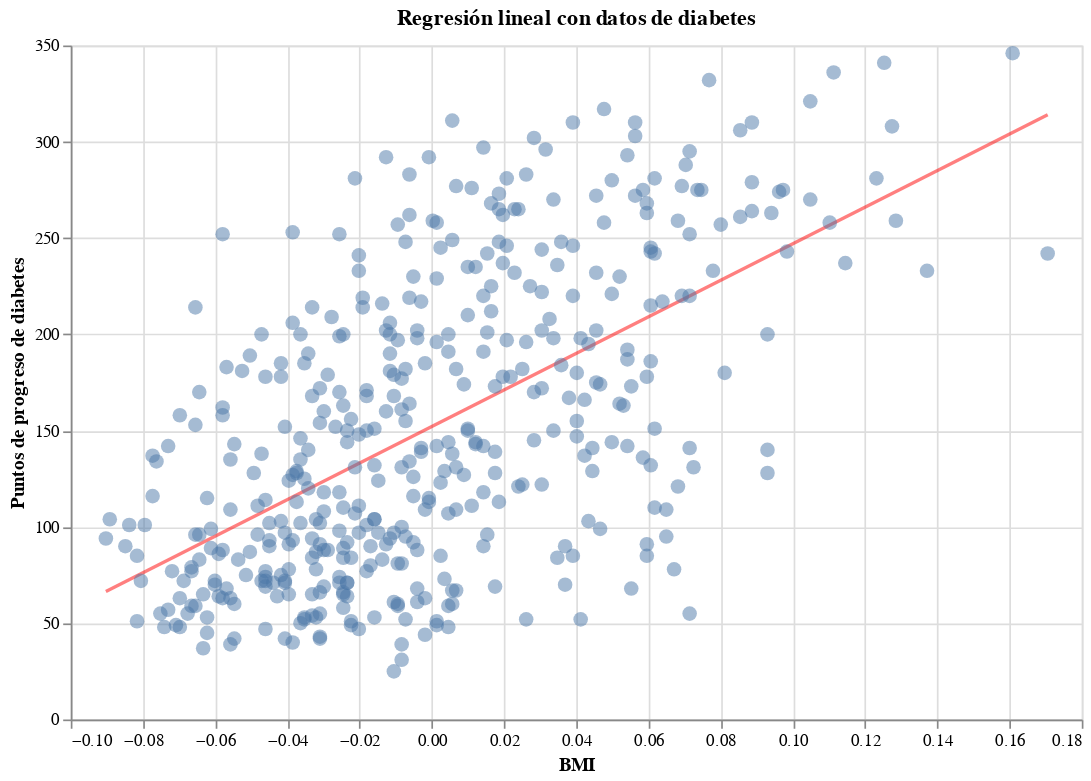

Notebook cell for this chart:
### Code cell
points = alt.Chart(diabetes_df).mark_circle(size=75, opacity=0.5).encode(
    x="bmi:Q",
    y="prog:Q"
).properties(
    width=600,
    height=400
)

reg_df=(
    diabetes_df.loc[lambda x: x["bmi"].isin([x["bmi"].min(), x["bmi"].max()])
        , ["bmi"]
                   ].assign(regression=lambda x: regr_bmi.intercept_ + x['bmi']*regr_bmi.coef_)
)
reg_line = alt.Chart(reg_df).mark_line(color="red", opacity=0.5).encode(
    x=alt.X("bmi:Q", title="BMI"),
    y=alt.Y("regression:Q",title="Puntos de progreso de diabetes")
).properties(
    title='Regresión lineal con datos de diabetes',
    width=600,
    height=400
)

reg_line+ points

### Figure 1 — Vega-Lite specification as saved in the notebook (floating-point values rounded to 4 significant figures; data arrays with more than 128 entries replaced by an {"elided": "..."} marker saying what was removed)
{"$schema": "https://vega.github.io/schema/vega-lite/v3.4.0.json", "config": {"background": "white", "mark": {"tooltip": null}, "view": {"height": 300, "width": 400}}, "datasets": {"data-19f0800f83d93182e18fcd55a2acad4a": [{"bmi": -0.09028, "regression": 66.42}, {"bmi": 0.1706, "regression": 314.1}], "data-522fed31eb8dd0c5e08ec191c165ba05": {"elided": "442 records"}}, "layer": [{"data": {"name": "data-19f0800f83d93182e18fcd55a2acad4a"}, "encoding": {"x": {"field": "bmi", "title": "BMI", "type": "quantitative"}, "y": {"field": "regression", "title": "Puntos de progreso de diabetes", "type": "quantitative"}}, "height": 400, "mark": {"color": "red", "opacity": 0.5, "type": "line"}, "title": "Regresión lineal con datos de diabetes", "width": 600}, {"data": {"name": "data-522fed31eb8dd0c5e08ec191c165ba05"}, "encoding": {"x": {"field": "bmi", "type": "quantitative"}, "y": {"field": "prog", "type": "quantitative"}}, "height": 400, "mark": {"opacity": 0.5, "size": 75, "type": "circle"}, "width": 600}]}
